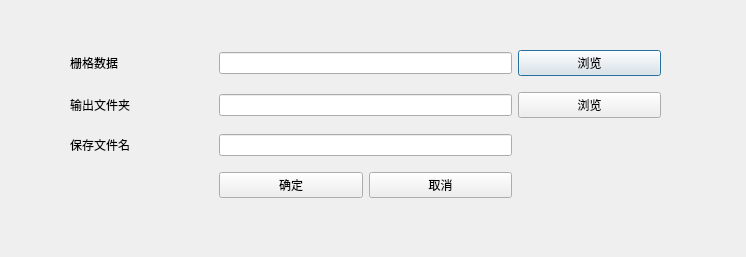
<?xml version="1.0" encoding="UTF-8"?>
<ui version="4.0">
 <class>Raster2Vector</class>
 <widget class="QDialog" name="Raster2Vector">
  <property name="geometry">
   <rect>
    <x>0</x>
    <y>0</y>
    <width>746</width>
    <height>257</height>
   </rect>
  </property>
  <property name="windowTitle">
   <string>栅格转矢量</string>
  </property>
  <widget class="QWidget" name="layoutWidget">
   <property name="geometry">
    <rect>
     <x>70</x>
     <y>40</y>
     <width>591</width>
     <height>171</height>
    </rect>
   </property>
   <layout class="QGridLayout" name="gridLayout">
    <item row="0" column="0">
     <widget class="QLabel" name="label">
      <property name="text">
       <string>栅格数据</string>
      </property>
     </widget>
    </item>
    <item row="0" column="1" colspan="2">
     <widget class="QLineEdit" name="lineEdit_raster"/>
    </item>
    <item row="0" column="3">
     <widget class="QPushButton" name="pushButton_raster">
      <property name="text">
       <string>浏览</string>
      </property>
     </widget>
    </item>
    <item row="1" column="0">
     <widget class="QLabel" name="label_2">
      <property name="text">
       <string>输出文件夹</string>
      </property>
     </widget>
    </item>
    <item row="1" column="1" colspan="2">
     <widget class="QLineEdit" name="lineEdit_outputDir"/>
    </item>
    <item row="1" column="3">
     <widget class="QPushButton" name="pushButton_outputDir">
      <property name="text">
       <string>浏览</string>
      </property>
     </widget>
    </item>
    <item row="2" column="0">
     <widget class="QLabel" name="label_3">
      <property name="text">
       <string>保存文件名</string>
      </property>
     </widget>
    </item>
    <item row="2" column="1" colspan="2">
     <widget class="QLineEdit" name="lineEdit_outputName"/>
    </item>
    <item row="3" column="1">
     <widget class="QPushButton" name="pushButton_ok">
      <property name="text">
       <string>确定</string>
      </property>
     </widget>
    </item>
    <item row="3" column="2">
     <widget class="QPushButton" name="pushButton_cancel">
      <property name="text">
       <string>取消</string>
      </property>
     </widget>
    </item>
   </layout>
  </widget>
 </widget>
 <resources/>
 <connections/>
</ui>
